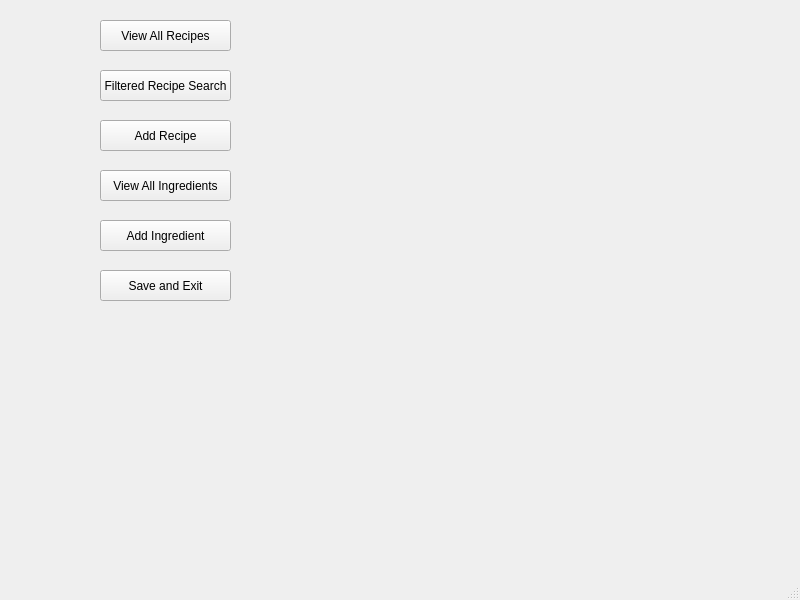
<?xml version="1.0" encoding="UTF-8"?>
<ui version="4.0">
 <class>MainWindow</class>
 <widget class="QMainWindow" name="MainWindow">
  <property name="geometry">
   <rect>
    <x>0</x>
    <y>0</y>
    <width>800</width>
    <height>600</height>
   </rect>
  </property>
  <property name="windowTitle">
   <string>MainWindow</string>
  </property>
  <widget class="QWidget" name="centralwidget">
   <widget class="QPushButton" name="viewRecipesButton">
    <property name="geometry">
     <rect>
      <x>100</x>
      <y>20</y>
      <width>131</width>
      <height>31</height>
     </rect>
    </property>
    <property name="text">
     <string>View All Recipes</string>
    </property>
   </widget>
   <widget class="QPushButton" name="filterSearchButton">
    <property name="geometry">
     <rect>
      <x>100</x>
      <y>70</y>
      <width>131</width>
      <height>31</height>
     </rect>
    </property>
    <property name="text">
     <string>Filtered Recipe Search</string>
    </property>
   </widget>
   <widget class="QPushButton" name="addRecipeButton">
    <property name="geometry">
     <rect>
      <x>100</x>
      <y>120</y>
      <width>131</width>
      <height>31</height>
     </rect>
    </property>
    <property name="text">
     <string>Add Recipe</string>
    </property>
   </widget>
   <widget class="QPushButton" name="viewIngredientsButton">
    <property name="geometry">
     <rect>
      <x>100</x>
      <y>170</y>
      <width>131</width>
      <height>31</height>
     </rect>
    </property>
    <property name="text">
     <string>View All Ingredients</string>
    </property>
   </widget>
   <widget class="QPushButton" name="addIngredientButton">
    <property name="geometry">
     <rect>
      <x>100</x>
      <y>220</y>
      <width>131</width>
      <height>31</height>
     </rect>
    </property>
    <property name="text">
     <string>Add Ingredient</string>
    </property>
   </widget>
   <widget class="QPushButton" name="exitButton">
    <property name="geometry">
     <rect>
      <x>100</x>
      <y>270</y>
      <width>131</width>
      <height>31</height>
     </rect>
    </property>
    <property name="text">
     <string>Save and Exit</string>
    </property>
   </widget>
  </widget>
  <widget class="QMenuBar" name="menubar">
   <property name="geometry">
    <rect>
     <x>0</x>
     <y>0</y>
     <width>800</width>
     <height>17</height>
    </rect>
   </property>
  </widget>
  <widget class="QStatusBar" name="statusbar"/>
 </widget>
 <resources/>
 <connections/>
</ui>
